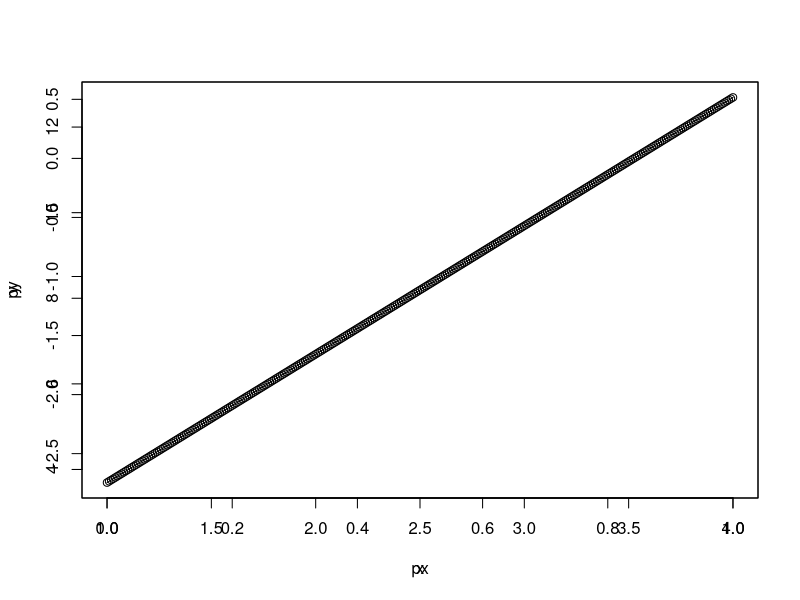
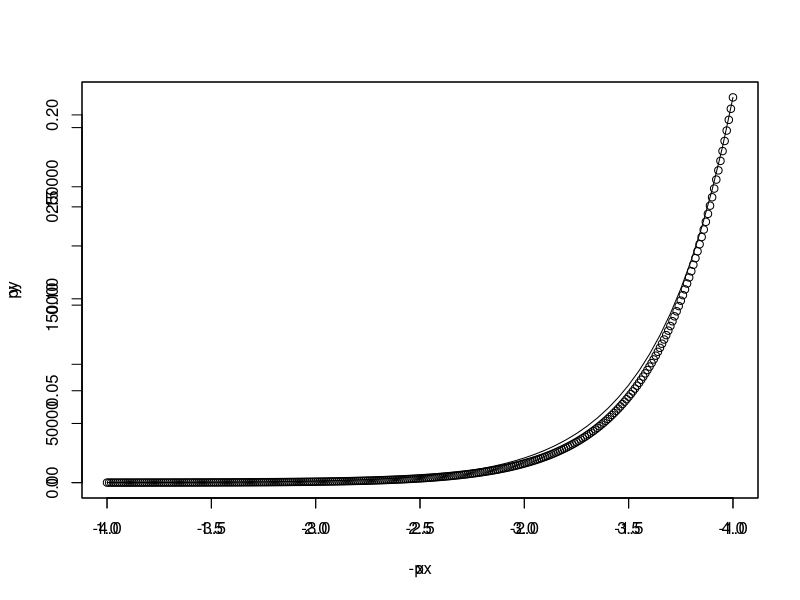

Recreate these plots in R, in order.
szum <- function(a){
    s <- 0
    n <- length(a)
    for(i in 1:n){
        s <- s + a[i]
    }
    return(s)
}
 
 
szum2 <- function(a,b){
    s <- 0
    n <- length(a)
    for(i in 1:n){
        s <- s + a[i]* b[i]
    }
    return(s)
}
 
deter <- function(a,b,c,d){
    return(a*d - b*c)
}
 
linreg <- function(x,y){
    n <- length(x)
    sx <- szum(x)
    sxy <- szum2(x,y)
    sy <- szum(y)
    sxx <- szum2(x,x)
 
    b <- deter(sx,sxy,sx,sy) / deter(sxx,-sx,sx,n)
    a <- deter(sxy,-sx,sy,n) / deter(sxx,-sx,sx,n)
    print(a)
    print(b)
	px<- c(0,1)
	py<- (a*px+b)
	print(py)

 	plot(px,py,"l")
	par(new=TRUE)
 	plot(x,y)
	return(c(a,b))
}
a<- 2
b<- 3
n<- 4 
x <- seq(1,4,0.01)
    y <- a*exp(b*x)
	lny<- log(y)
result<- linreg(x,lny)
px<- seq(1,4,0.05)
py<- result[1]*exp(result[2]*px)
plot(-px,py,"l")
par(new=TRUE)
plot(x,y)